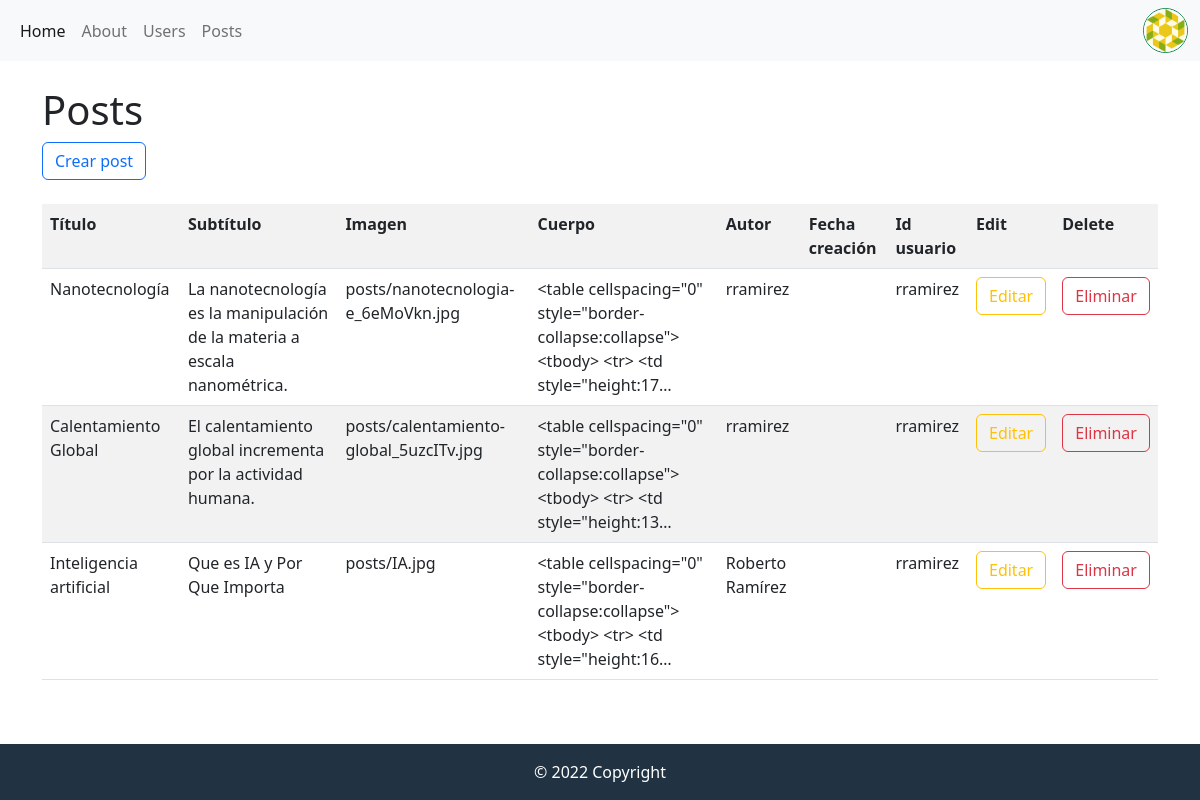
The app's page /post/ (signed in) with its own data.
### app_blog/models.py (models this page shows, shortened)
class Post(models.Model):
    titulo = models.CharField(max_length=50)
    subtitulo = models.CharField(max_length=250)
    imagen = models.ImageField( null=True, blank = True, upload_to='posts')
    cuerpo = RichTextField(blank=True, null=True)
    autor = models.CharField(max_length=50)
    fecha_creacion = models.DateField(auto_now_add=True)
    usuario_id = models.ForeignKey(User, on_delete=models.CASCADE)

### app_blog/views.py (the view)
# urls.py: path('post/', views.post, name="post"),
@login_required
def post(request):
    if request.user.is_superuser == 1:
        posts = Post.objects.all()
        return render(request, "app_blog/posts.html", {'posts' : posts})
    else:
        posts = Post.objects.filter(usuario_id_id=request.user.id)
        return render(request, "app_blog/posts.html", {'posts' : posts})

### app_blog/templates/app_blog/posts.html
{% extends 'base.html' %}
{% block changing_content %}
<div class="row" style="margin-top: 25px; margin-bottom: 25px;">
    <div class="col-md-12">
        <h1>Posts</h1>
        <a class="btn btn-outline-primary" href="{% url 'crear_post' %}" role="button">Crear post</a>
        <br><br>
        <table class="table table-striped">
            <tbody>
                <tr>
                    <th>
                        <strong>Título</strong>
                    </th>
                    <th>
                        <strong>Subtítulo</strong>
                    </th>
                    <th>
                        <strong>Imagen</strong>
                    </th>
                    <th>
                        <strong>Cuerpo</strong>
                    </th>
                    <th>
                        <strong>Autor</strong>
                    </th>
                    <th>
                        <strong>Fecha creación</strong>
                    </th>
                    <th>
                        <strong>Id usuario</strong>
                    </th>
                    <th>
                        <strong>Edit</strong>
                    </th>
                    <th>
                        <strong>Delete</strong>
                    </th>
                </tr>
                {% for post in posts %}
                <tr>
                    <td>{{post.titulo}}</td>
                    <td>{{post.subtitulo}}</td>
                    <td>{{post.imagen}}</td>
                    <td>{{post.cuerpo|truncatechars:100}}</td>
                    <td>{{post.autor}}</td>
                    <td>{{usuario.fecha_creacion}}</td>
                    <td>{{post.usuario_id}}</td>
                    <td><a href="{% url 'editar_post' post.id %}" class="btn btn-outline-warning">Editar</a></td>
                    <td><a href="{% url 'eliminar_post' post.id %}" class="btn btn-outline-danger" onclick="return confirm('¿Esta seguro que desea eliminar el siguiente post?: {{post.titulo}}');">Eliminar</a></td>
                </tr>
                {% endfor %}
            </tbody>
        </table>
    </div>
</div>
{% endblock changing_content %}

### app_blog/templates/app_blog/base.html (style rules this page uses)
html { min-height: 100%; position: relative; }
body { margin: 0; margin-bottom: 30px; }

### records on screen
Post: titulo "Nanotecnología", subtitulo "La nanotecnología es la manipulación de la materia a escala nanométrica.", imagen "posts/nanotecnologia-e_6eMoVkn.jpg", cuerpo "<table cellspacing=\"0\" style=\"border-collapse:collapse\"> <tbody> <tr> <td style=\"height:17…", autor "rramirez", usuario_id "rramirez"
Post: titulo "Calentamiento Global", subtitulo "El calentamiento global incrementa por la actividad humana.", imagen "posts/calentamiento-global_5uzcITv.jpg", cuerpo "<table cellspacing=\"0\" style=\"border-collapse:collapse\"> <tbody> <tr> <td style=\"height:13…", autor "rramirez", usuario_id "rramirez"
Post: titulo "Inteligencia artificial", subtitulo "Que es IA y Por Que Importa", imagen "posts/IA.jpg", cuerpo "<table cellspacing=\"0\" style=\"border-collapse:collapse\"> <tbody> <tr> <td style=\"height:16…", autor "Roberto Ramírez", usuario_id "rramirez"
